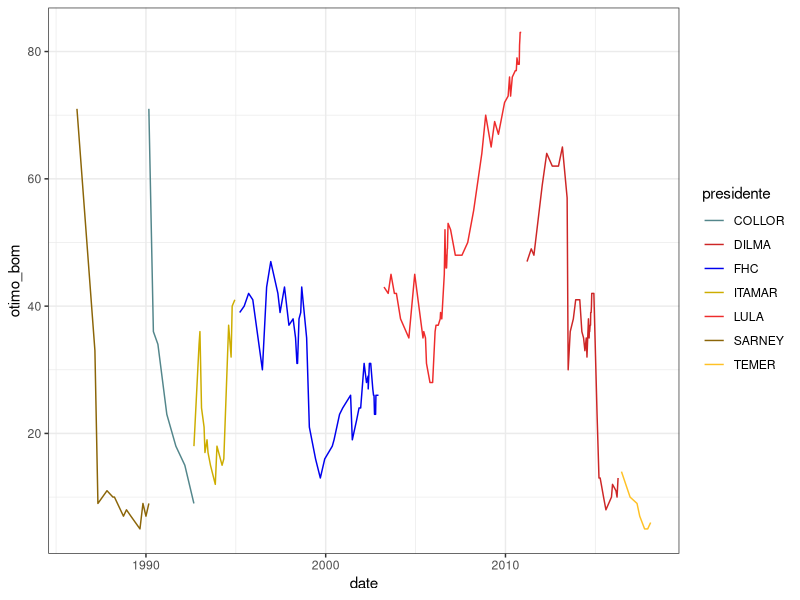
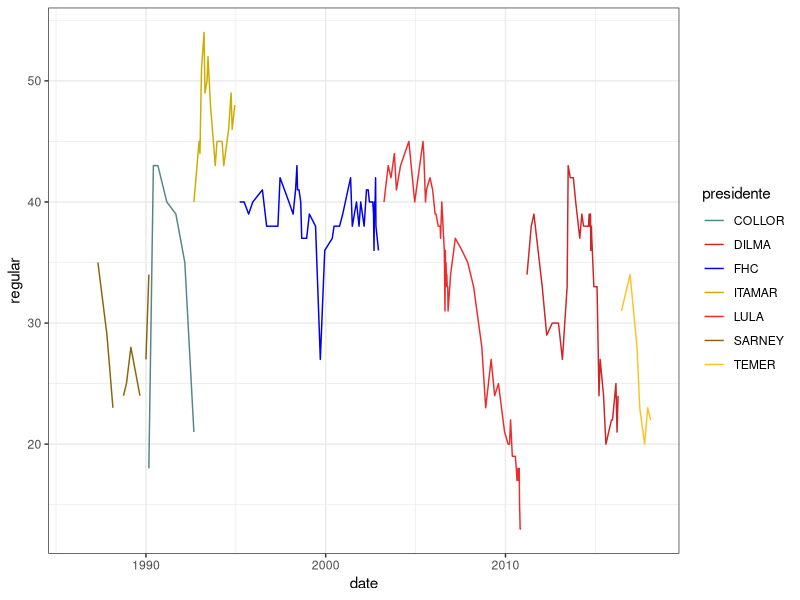
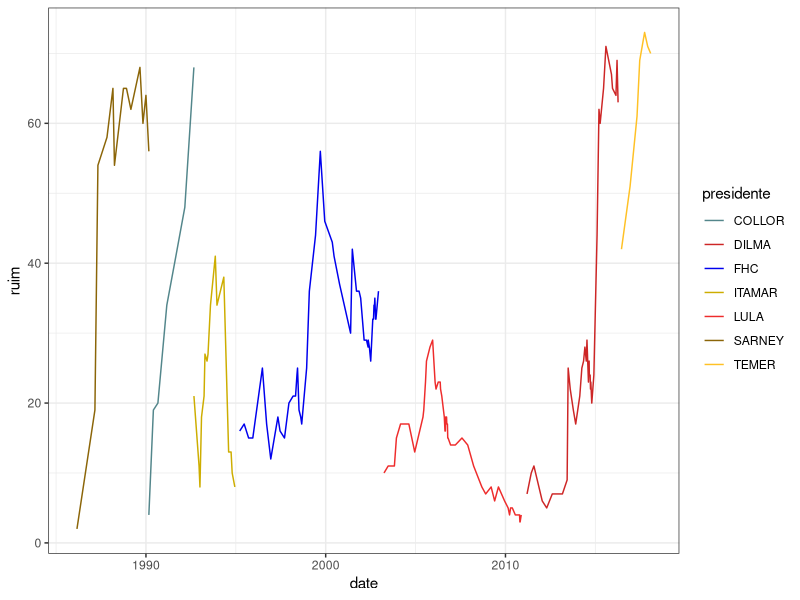
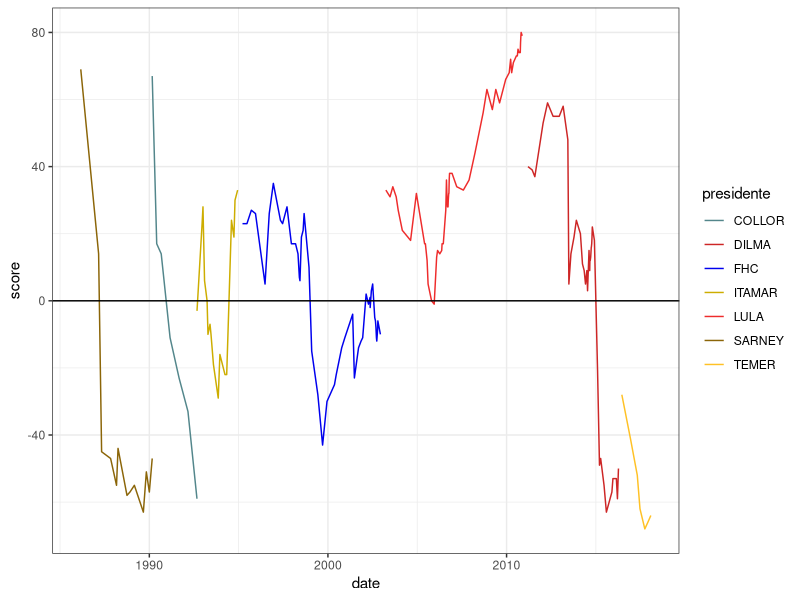

Generate these figures, in order, with R:
## ---- chunk 1
knitr::opts_chunk$set(echo = TRUE)
## ---- chunk 2
aprovacao <- read.csv2("aprovacao.csv")
## ---- chunk 3
library(dplyr)

aprovacao <- aprovacao %>% 
  mutate(date = as.Date(paste(day, month, year, sep="/"), format = "%d/%m/%Y"))
## ---- chunk 4
library(ggplot2)

aprovacao %>% 
  ggplot() +
  geom_line(aes(x = date, y = otimo_bom, col = presidente)) +
  scale_color_manual(values = c("#53868B", "#CD2626", "#0000EE", "#CDAD00", "#EE2C2C", "#8B6508", "#FFC125")) + 
  theme_bw()
## ---- chunk 5
library(ggplot2)

aprovacao %>% 
  ggplot() +
  geom_line(aes(x = date, y = regular, col = presidente)) +
  scale_color_manual(values = c("#53868B", "#CD2626", "#0000EE", "#CDAD00", "#EE2C2C", "#8B6508", "#FFC125")) + 
  theme_bw()
## ---- chunk 6
library(ggplot2)

aprovacao %>% 
  ggplot() +
  geom_line(aes(x = date, y = ruim, col = presidente)) +
  scale_color_manual(values = c("#53868B", "#CD2626", "#0000EE", "#CDAD00", "#EE2C2C", "#8B6508", "#FFC125")) + 
  theme_bw()
## ---- chunk 7
library(ggplot2)

plot <- aprovacao %>% 
  mutate(score = otimo_bom - ruim) %>% 
  ggplot() +
  geom_line(aes(x = date, y = score, col = presidente)) +
  scale_color_manual(values = c("#53868B", "#CD2626", "#0000EE", "#CDAD00", "#EE2C2C", "#8B6508", "#FFC125")) + 
  geom_hline(yintercept =  0) + 
  theme_bw()

plot
